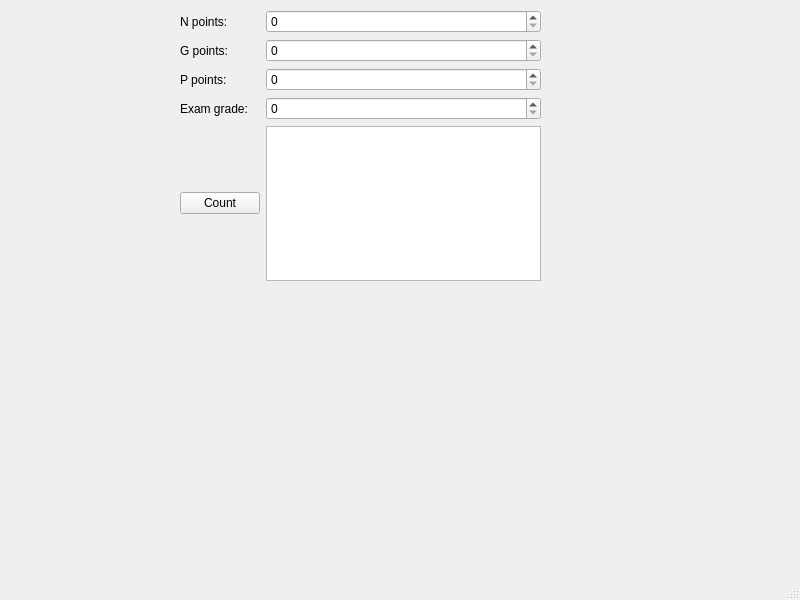
<?xml version="1.0" encoding="UTF-8"?>
<ui version="4.0">
 <class>MainWindow</class>
 <widget class="QMainWindow" name="MainWindow">
  <property name="geometry">
   <rect>
    <x>0</x>
    <y>0</y>
    <width>800</width>
    <height>600</height>
   </rect>
  </property>
  <property name="windowTitle">
   <string>MainWindow</string>
  </property>
  <widget class="QWidget" name="centralwidget">
   <widget class="QWidget" name="gridLayoutWidget">
    <property name="geometry">
     <rect>
      <x>180</x>
      <y>10</y>
      <width>361</width>
      <height>271</height>
     </rect>
    </property>
    <layout class="QGridLayout" name="gridLayout">
     <item row="3" column="0">
      <widget class="QLabel" name="label_4">
       <property name="text">
        <string>Exam grade:</string>
       </property>
      </widget>
     </item>
     <item row="0" column="0">
      <widget class="QLabel" name="label">
       <property name="text">
        <string>N points:</string>
       </property>
      </widget>
     </item>
     <item row="2" column="0">
      <widget class="QLabel" name="label_3">
       <property name="text">
        <string>P points:</string>
       </property>
      </widget>
     </item>
     <item row="1" column="0">
      <widget class="QLabel" name="label_2">
       <property name="text">
        <string>G points:</string>
       </property>
      </widget>
     </item>
     <item row="4" column="0">
      <widget class="QPushButton" name="calculatePushButton">
       <property name="text">
        <string>Count</string>
       </property>
      </widget>
     </item>
     <item row="0" column="1">
      <widget class="QSpinBox" name="spinBoxN">
       <property name="maximum">
        <number>760</number>
       </property>
      </widget>
     </item>
     <item row="1" column="1">
      <widget class="QSpinBox" name="spinBoxG">
       <property name="maximum">
        <number>120</number>
       </property>
      </widget>
     </item>
     <item row="2" column="1">
      <widget class="QSpinBox" name="spinBoxP">
       <property name="maximum">
        <number>250</number>
       </property>
      </widget>
     </item>
     <item row="3" column="1">
      <widget class="QSpinBox" name="spinBoxE"/>
     </item>
     <item row="4" column="1">
      <widget class="QTextBrowser" name="textBrowser"/>
     </item>
    </layout>
   </widget>
  </widget>
  <widget class="QMenuBar" name="menubar">
   <property name="geometry">
    <rect>
     <x>0</x>
     <y>0</y>
     <width>800</width>
     <height>25</height>
    </rect>
   </property>
  </widget>
  <widget class="QStatusBar" name="statusbar"/>
 </widget>
 <resources/>
 <connections/>
</ui>
